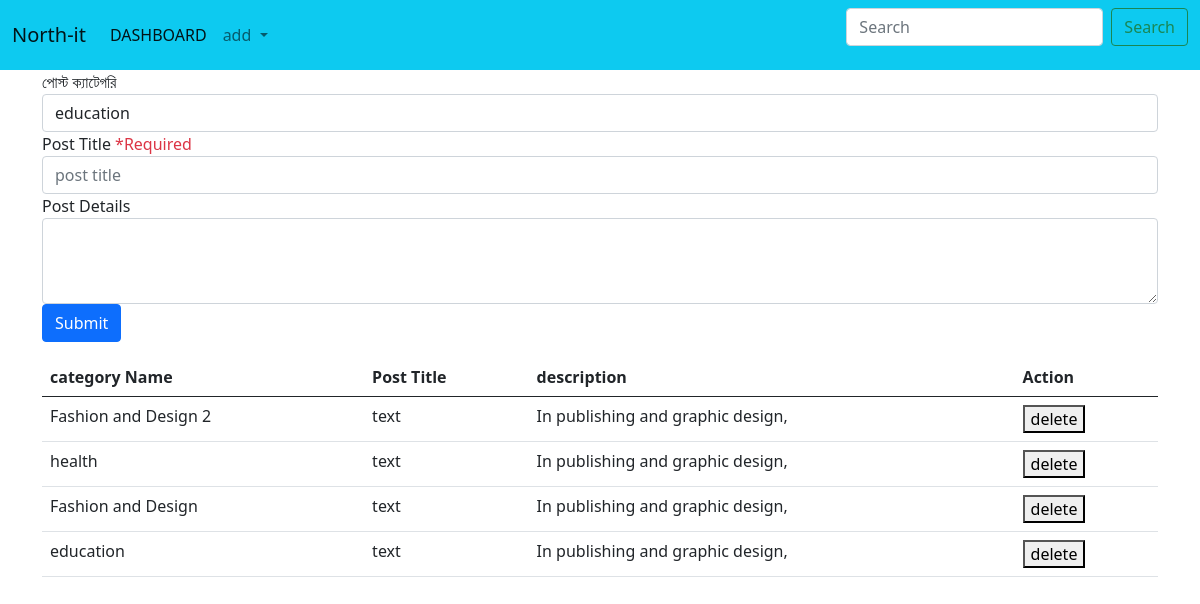
The page /createpost.php on the database its author committed.
### tables this page shows
CREATE TABLE `post` (
  `id` int(11) NOT NULL,
  `title` varchar(255) NOT NULL,
  `description` longtext NOT NULL,
  `category_id` varchar(100) NOT NULL
);

### createpost.php (the view, shortened to what this page needs)
<?php include('C:\xampp\htdocs\northit\connection\connect.php');?>
<!doctype html>
<html lang="en">
  <head>
    <link href="https://cdn.jsdelivr.net/npm/bootstrap@5.0.2/dist/css/bootstrap.min.css" rel="stylesheet">
  </head>
  <body>
  <nav class="navbar navbar-expand-lg navbar-light bg-info">
  <div class="container-fluid">
    <a class="navbar-brand" href="#">North-it</a>
    <div class="collapse navbar-collapse" id="navbarSupportedContent">
      <ul class="navbar-nav me-auto mb-2 mb-lg-0">
        <li class="nav-item">
          <a class="nav-link active" aria-current="page" href="../index.php">DASHBOARD</a>
        </li>
        <li class="nav-item dropdown">
          <a class="nav-link dropdown-toggle" href="#" id="navbarDropdown" role="button" data-bs-toggle="dropdown" aria-expanded="false">
            add
          </a>
        </li>
      </ul>
      <form class="d-flex">
        <input class="form-control me-2" type="search" placeholder="Search" aria-label="Search">
        <button class="btn btn-outline-success" type="submit">Search</button>
      </form>
    </div>
  </div>
</nav>
		<div class="container">
			<div class="row">
				<div class="col">
				  <form action="http://localhost/northit/post/processspost.php"method="POST">
					<div class="form-group ">
					<label for="inputState">পোস্ট ক্যাটেগরি</label>
					<select name="category_id" id="inputState" class="form-control" >
					<?php
						  	$sql="select * from category";
							$result= mysqli_query($conn,$sql);
						  	while ($row=mysqli_fetch_assoc($result)){?>
							<option ><?php echo $row['name']; ?></option>
					<?php  } ?>
					</select>
					</div>
					<div class="form-group ">
				    <label for="title">Post Title
				    <span class="text-danger"> *Required </span>
				   </label>
				    <input type="text" class="form-control" id="" aria-describedby="" placeholder="post title" name="title" required>
				    </div>
				  <div class="form-group">
					<label for="exampleFormControlTextarea1">Post Details</label>
					<textarea class="form-control" id="exampleFormControlTextarea1" rows="3" name="description"></textarea>
					</div>
				  <button type="submit" class="btn btn-primary">Submit</button>
				</form>
			</div>
	      </div>
		</div>
		<div class="container">
			<div class="row">
				<div class="col">
					<div class="table-responsive-sm">
					  <table class="table table-hover">
						  <thead>
						    <tr>
						      <th scope="col">category Name</th>
							  <th scope="col">Post Title</th>
						      <th scope="col">description</th>
						      <th scope="col">Action</th>
						    </tr>
						  </thead>
						  <tbody>
						  <?php
						  	$sql="select * from post";
							$result= mysqli_query($conn,$sql);
						  	while ($row=mysqli_fetch_assoc($result)){?>
						    <tr>
							<td><?php echo $row['category_id']?></td>
							<td><?php echo $row['title']?></td>
							<td><?php echo $row['description']?></td>
							  <td>
						      	<a class="btn-btn-danger" href="deletepost.php?id=<?php echo $row['id']?>"><button>delete</button></a>
							</td>
						    </tr>
						     <?php  } ?>
						  </tbody>
						</table>
					</div>
				</div>
	    </div>
		</div>
  </body>
</html>

### rows shown on the page
post: category "Fashion and Design 2", title "text", description "In publishing and graphic design,"
post: category "health", title "text", description "In publishing and graphic design,"
post: category "Fashion and Design", title "text", description "In publishing and graphic design,"
post: category "education", title "text", description "In publishing and graphic design,"

### other values the page prints
form field category_id "education"
